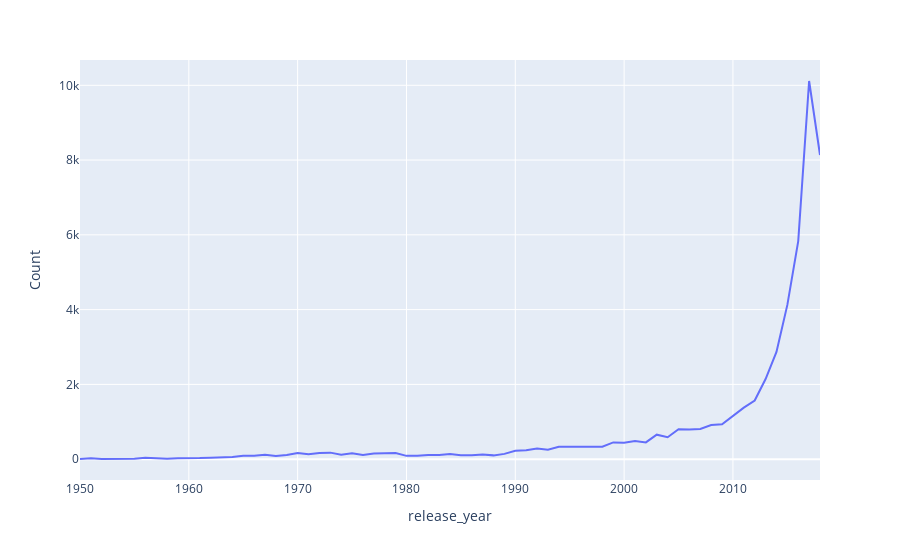

Write notebook code for a chart like this one.
### Code cell
fig = px.line(df_grouped, x='release_year', y='Count')
fig.show()

### Figure 1 — Plotly figure (JSON) as saved in the notebook; plotly's stock layout.template omitted (floating-point values rounded to 4 significant figures)
{"data": [{"hovertemplate": "release_year=%{x}<br>Count=%{y}<extra></extra>", "legendgroup": "", "line": {"color": "#636efa", "dash": "solid"}, "mode": "lines", "name": "", "orientation": "v", "showlegend": false, "type": "scatter", "x": [1950, 1951, 1952, 1953, 1954, 1955, 1956, 1957, 1958, 1959, 1960, 1961, 1962, 1963, 1964, 1965, 1966, 1967, 1968, 1969, 1970, 1971, 1972, 1973, 1974, 1975, 1976, 1977, 1978, 1979, 1980, 1981, 1982, 1983, 1984, 1985, 1986, 1987, 1988, 1989, 1990, 1991, 1992, 1993, 1994, 1995, 1996, 1997, 1998, 1999, 2000, 2001, 2002, 2003, 2004, 2005, 2006, 2007, 2008, 2009, 2010, 2011, 2012, 2013, 2014, 2015, 2016, 2017, 2018], "xaxis": "x", "y": [7, 21, 4, 4, 13, 9, 38, 15, 11, 25, 18, 28, 36, 38, 60, 88, 90, 116, 82, 110, 165, 129, 167, 174, 115, 158, 110, 148, 152, 165, 88, 90, 113, 108, 136, 102, 104, 127, 101, 141, 222, 236, 283, 251, 330, 334, 337, 334, 332, 448, 439, 486, 448, 655, 585, 799, 791, 808, 912, 932, 1167, 1379, 1568, 2143, 2868, 4126, 5834, 10115, 8136], "yaxis": "y"}], "layout": {"autosize": true, "legend": {"tracegroupgap": 0}, "margin": {"t": 60}, "xaxis": {"anchor": "y", "autorange": true, "domain": [0, 1], "range": [1950, 2018], "title": {"text": "release_year"}, "type": "linear"}, "yaxis": {"anchor": "x", "autorange": true, "domain": [0, 1], "range": [-557.7, 10680.0], "title": {"text": "Count"}, "type": "linear"}}}
